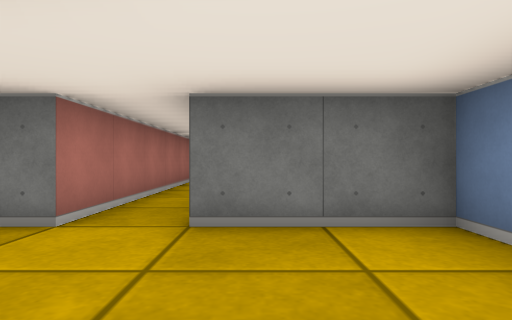
[1] (above)

14 first-person views from a walk through a cub3D level. The camera is about half as high as the walls, looks level and sees 75° across. The floor is counted in squares. Each view is taken from the middle of a square. On the plan, view 1 faces up. The plan holds only what a view shows up to about 9 squares ahead; the rest is blank.

[2]
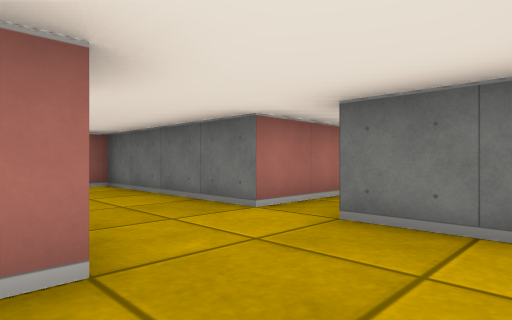

[3]
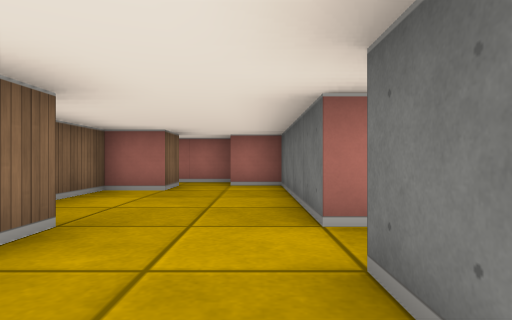

[4]
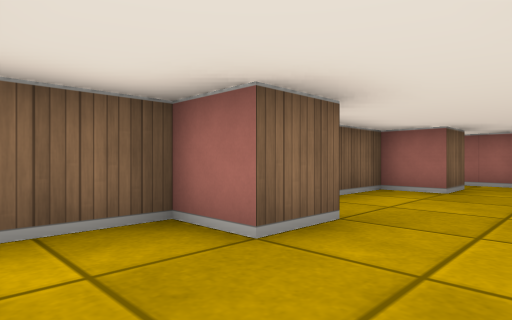

[5]
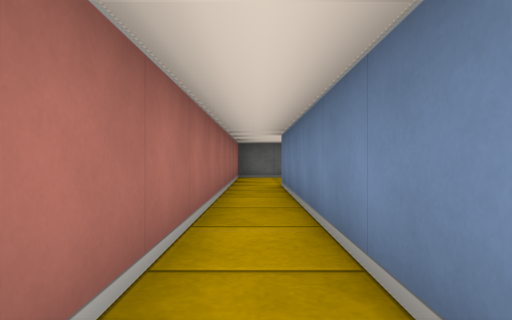

[6]
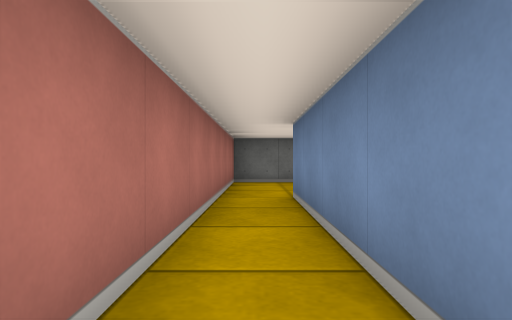

[7]
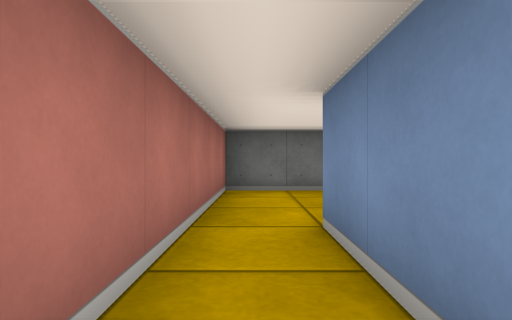

[8]
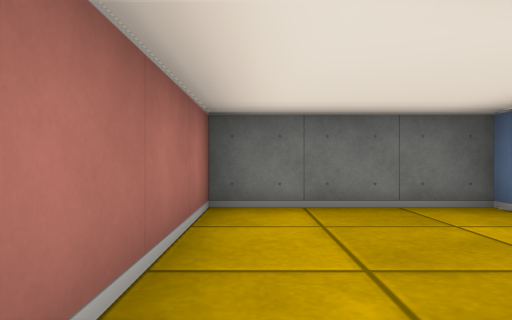

[9]
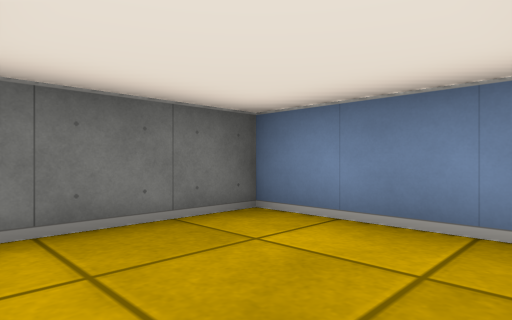

[10]
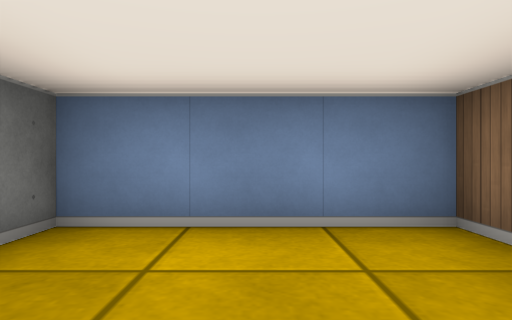

[11]
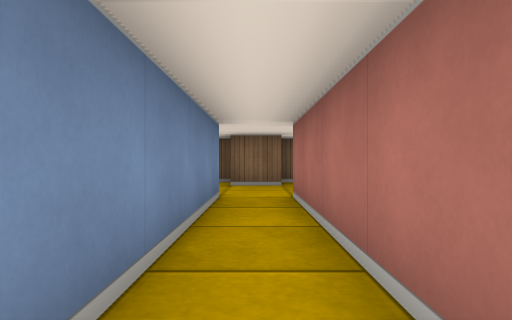

[12]
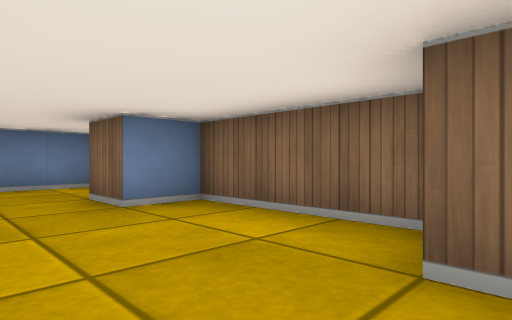

[13]
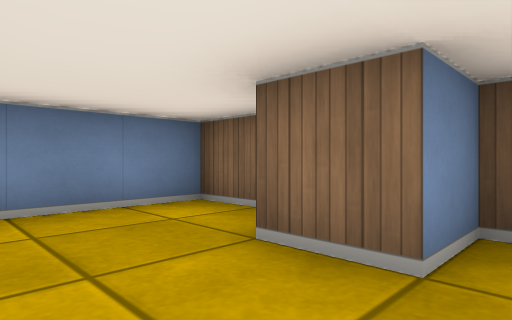

[14]
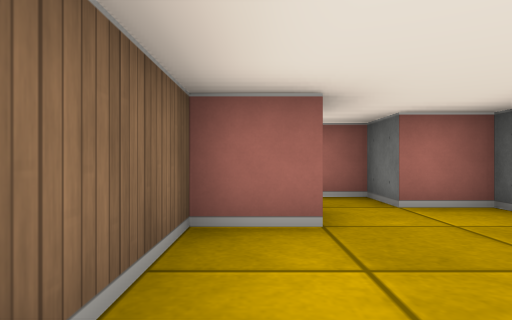

### Floor plan
Points are (right, up) in squares from view 1. A wall is a line through its corners. A room is listed if a view was taken in it or the views show most of it. See-through windows are left out.
Room 1 (views 1, 2, 3, 4, 5, 6, 7, 8, 11, 12, 13, 14)
walls: (-5.5, 0.5) (-4.5, 0.5) (-4.5, -0.5) (-1.5, -0.5) (-1.5, 0.5) (-0.5, 0.5) (-0.5, -0.5) (1.5, -0.5) (1.5, 2.5) (-0.5, 2.5) (-0.5, 10.5); (-1.5, 10.5) (-1.5, 2.5) (-5.5, 2.5) (-5.5, 1.5) (-6.5, 1.5) (-6.5, 0.2)
ways out: opening at (-1, 10) to room 2; opening at (-6, 0)
Room 2 (views 9, 10)
walls: (0.9, 10.5) (1.5, 10.5) (1.5, 13.5) (-1.5, 13.5) (-1.5, 10.5)
ways out: opening at (-1, 10) to room 1

Where each view was taken, in squares from view 1:
view 1: 0 up, 0 right, facing up
view 2: 0 up, 1 right, facing up-left
view 3: 2 up, 1 right, facing left
view 4: 2 up, 1 right, facing down-left
view 5: 4 up, 1 left, facing up
view 6: 6 up, 1 left, facing up
view 7: 8 up, 1 left, facing up
view 8: 10 up, 1 left, facing up
view 9: 11 up, 1 left, facing up-right
view 10: 12 up, 1 left, facing right
view 11: 7 up, 1 left, facing down
view 12: 2 up, 5 left, facing down-right
view 13: 2 up, 2 left, facing down-right
view 14: 0 up, 2 left, facing left
